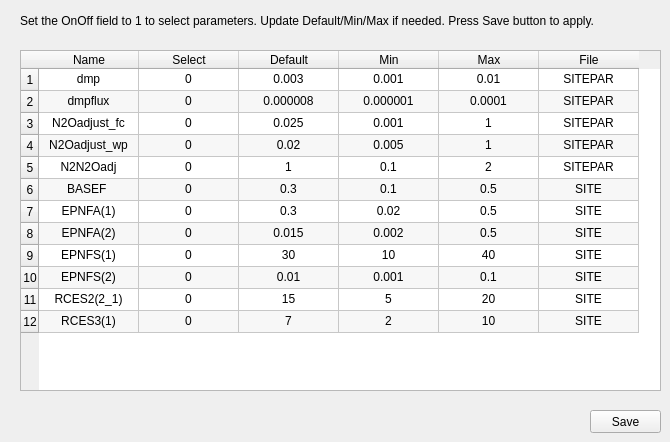
    <widget class="QWidget" name="parameter1">
     <attribute name="title">
      <string>Other parms</string>
     </attribute>
     <widget class="QTableWidget" name="tbl_DayCent_parameters">
      <property name="geometry">
       <rect>
        <x>20</x>
        <y>50</y>
        <width>641</width>
        <height>341</height>
       </rect>
      </property>
      <property name="alternatingRowColors">
       <bool>true</bool>
      </property>
      <attribute name="horizontalHeaderMinimumSectionSize">
       <number>20</number>
      </attribute>
      <attribute name="verticalHeaderDefaultSectionSize">
       <number>22</number>
      </attribute>
      <row>
       <property name="text">
        <string>1</string>
       </property>
       <property name="textAlignment">
        <set>AlignCenter</set>
       </property>
      </row>
      <row>
       <property name="text">
        <string>2</string>
       </property>
       <property name="textAlignment">
        <set>AlignCenter</set>
       </property>
      </row>
      <row>
       <property name="text">
        <string>3</string>
       </property>
       <property name="textAlignment">
        <set>AlignCenter</set>
       </property>
      </row>
      <row>
       <property name="text">
        <string>4</string>
       </property>
       <property name="textAlignment">
        <set>AlignCenter</set>
       </property>
      </row>
      <row>
       <property name="text">
        <string>5</string>
       </property>
       <property name="textAlignment">
        <set>AlignCenter</set>
       </property>
      </row>
      <row>
       <property name="text">
        <string>6</string>
       </property>
       <property name="textAlignment">
        <set>AlignCenter</set>
       </property>
      </row>
      <row>
       <property name="text">
        <string>7</string>
       </property>
       <property name="textAlignment">
        <set>AlignCenter</set>
       </property>
      </row>
      <row>
       <property name="text">
        <string>8</string>
       </property>
       <property name="textAlignment">
        <set>AlignCenter</set>
       </property>
      </row>
      <row>
       <property name="text">
        <string>9</string>
       </property>
       <property name="textAlignment">
        <set>AlignCenter</set>
       </property>
      </row>
      <row>
       <property name="text">
        <string>10</string>
       </property>
       <property name="textAlignment">
        <set>AlignCenter</set>
       </property>
      </row>
      <row>
       <property name="text">
        <string>11</string>
       </property>
       <property name="textAlignment">
        <set>AlignCenter</set>
       </property>
      </row>
      <row>
       <property name="text">
        <string>12</string>
       </property>
       <property name="textAlignment">
        <set>AlignCenter</set>
       </property>
      </row>
      <column>
       <property name="text">
        <string>Name</string>
       </property>
       <property name="textAlignment">
        <set>AlignCenter</set>
       </property>
       <property name="background">
        <color>
         <red>214</red>
         <green>214</green>
         <blue>214</blue>
        </color>
       </property>
      </column>
      <column>
       <property name="text">
        <string>Select</string>
       </property>
       <property name="textAlignment">
        <set>AlignCenter</set>
       </property>
      </column>
      <column>
       <property name="text">
        <string>Default</string>
       </property>
       <property name="textAlignment">
        <set>AlignCenter</set>
       </property>
      </column>
      <column>
       <property name="text">
        <string>Min</string>
       </property>
       <property name="textAlignment">
        <set>AlignCenter</set>
       </property>
      </column>
      <column>
       <property name="text">
        <string>Max</string>
       </property>
       <property name="textAlignment">
        <set>AlignCenter</set>
       </property>
      </column>
      <column>
       <property name="text">
        <string>File</string>
       </property>
       <property name="textAlignment">
        <set>AlignCenter</set>
       </property>
      </column>
      <item row="0" column="0">
       <property name="text">
        <string>dmp</string>
       </property>
       <property name="toolTip">
        <string>&lt;html&gt;&lt;head/&gt;&lt;body&gt;&lt;p&gt;dmp = damping factor for calculating soil temperature by layer&lt;/p&gt;&lt;/body&gt;&lt;/html&gt;</string>
       </property>
       <property name="textAlignment">
        <set>AlignCenter</set>
       </property>
       <property name="flags">
        <set>ItemIsSelectable|ItemIsUserCheckable|ItemIsEnabled</set>
       </property>
      </item>
      <item row="0" column="1">
       <property name="text">
        <string>0</string>
       </property>
       <property name="textAlignment">
        <set>AlignCenter</set>
       </property>
      </item>
      <item row="0" column="2">
       <property name="text">
        <string>0.003</string>
       </property>
       <property name="textAlignment">
        <set>AlignCenter</set>
       </property>
      </item>
      <item row="0" column="3">
       <property name="text">
        <string>0.001</string>
       </property>
       <property name="textAlignment">
        <set>AlignCenter</set>
       </property>
      </item>
      <item row="0" column="4">
       <property name="text">
        <string>0.01</string>
       </property>
       <property name="textAlignment">
        <set>AlignCenter</set>
       </property>
      </item>
      <item row="0" column="5">
       <property name="text">
        <string>SITEPAR</string>
       </property>
       <property name="textAlignment">
        <set>AlignCenter</set>
       </property>
       <property name="flags">
        <set>NoItemFlags</set>
       </property>
      </item>
      <item row="1" column="0">
       <property name="text">
        <string>dmpflux</string>
       </property>
       <property name="toolTip">
        <string>&lt;html&gt;&lt;head/&gt;&lt;body&gt;&lt;p&gt;dmpflux = in h2oflux routine (0.000001 = original value)&lt;/p&gt;&lt;/body&gt;&lt;/html&gt;</string>
       </property>
       <property name="textAlignment">
        <set>AlignCenter</set>
       </property>
       <property name="flags">
        <set>ItemIsSelectable|ItemIsUserCheckable|ItemIsEnabled</set>
       </property>
      </item>
      <item row="1" column="1">
       <property name="text">
        <string>0</string>
       </property>
       <property name="textAlignment">
        <set>AlignCenter</set>
       </property>
      </item>
      <item row="1" column="2">
       <property name="text">
        <string>0.000008</string>
       </property>
       <property name="textAlignment">
        <set>AlignCenter</set>
       </property>
      </item>
      <item row="1" column="3">
       <property name="text">
        <string>0.000001</string>
       </property>
       <property name="textAlignment">
        <set>AlignCenter</set>
       </property>
      </item>
      <item row="1" column="4">
       <property name="text">
        <string>0.0001</string>
       </property>
       <property name="textAlignment">
        <set>AlignCenter</set>
       </property>
      </item>
      <item row="1" column="5">
       <property name="text">
        <string>SITEPAR</string>
       </property>
       <property name="textAlignment">
        <set>AlignCenter</set>
       </property>
       <property name="flags">
        <set>NoItemFlags</set>
       </property>
      </item>
      <item row="2" column="0">
       <property name="text">
        <string>N2Oadjust_fc</string>
       </property>
       <property name="toolTip">
        <string>&lt;html&gt;&lt;head/&gt;&lt;body&gt;&lt;p&gt;N2Oadjust_fc  = maximum proportion of nitrified N lost as N2O @ field capacity &lt;/p&gt;&lt;/body&gt;&lt;/html&gt;</string>
       </property>
       <property name="textAlignment">
        <set>AlignCenter</set>
       </property>
       <property name="flags">
        <set>ItemIsSelectable|ItemIsUserCheckable|ItemIsEnabled</set>
       </property>
      </item>
      <item row="2" column="1">
       <property name="text">
        <string>0</string>
       </property>
       <property name="textAlignment">
        <set>AlignCenter</set>
       </property>
      </item>
      <item row="2" column="2">
       <property name="text">
        <string>0.025</string>
       </property>
       <property name="textAlignment">
        <set>AlignCenter</set>
       </property>
      </item>
      <item row="2" column="3">
       <property name="text">
        <string>0.001</string>
       </property>
       <property name="textAlignment">
        <set>AlignCenter</set>
       </property>
      </item>
      <item row="2" column="4">
       <property name="text">
        <string>1</string>
       </property>
       <property name="textAlignment">
        <set>AlignCenter</set>
       </property>
      </item>
      <item row="2" column="5">
       <property name="text">
        <string>SITEPAR</string>
       </property>
       <property name="textAlignment">
        <set>AlignCenter</set>
       </property>
       <property name="flags">
        <set>NoItemFlags</set>
       </property>
      </item>
      <item row="3" column="0">
       <property name="text">
        <string>N2Oadjust_wp</string>
       </property>
       <property name="toolTip">
        <string>&lt;html&gt;&lt;head/&gt;&lt;body&gt;&lt;p&gt;N2Oadjust_wp = minimum proportion of nitrified N lost as N2O @ wilting point &lt;/p&gt;&lt;/body&gt;&lt;/html&gt;</string>
       </property>
       <property name="textAlignment">
        <set>AlignCenter</set>
       </property>
       <property name="flags">
        <set>ItemIsSelectable|ItemIsUserCheckable|ItemIsEnabled</set>
       </property>
      </item>
      <item row="3" column="1">
       <property name="text">
        <string>0</string>
       </property>
       <property name="textAlignment">
        <set>AlignCenter</set>
       </property>
      </item>
      <item row="3" column="2">
       <property name="text">
        <string>0.02</string>
       </property>
       <property name="textAlignment">
        <set>AlignCenter</set>
       </property>
      </item>
      <item row="3" column="3">
       <property name="text">
        <string>0.005</string>
       </property>
       <property name="textAlignment">
        <set>AlignCenter</set>
       </property>
      </item>
      <item row="3" column="4">
       <property name="text">
        <string>1</string>
       </property>
       <property name="textAlignment">
        <set>AlignCenter</set>
       </property>
      </item>
      <item row="3" column="5">
       <property name="text">
        <string>SITEPAR</string>
       </property>
       <property name="textAlignment">
        <set>AlignCenter</set>
       </property>
       <property name="flags">
        <set>NoItemFlags</set>
       </property>
      </item>
      <item row="4" column="0">
       <property name="text">
        <string>N2N2Oadj</string>
       </property>
       <property name="toolTip">
        <string>&lt;html&gt;&lt;head/&gt;&lt;body&gt;&lt;p&gt;N2N2Oadj = N2/N2O ratio adjustment coefficient&lt;/p&gt;&lt;/body&gt;&lt;/html&gt;</string>
       </property>
       <property name="textAlignment">
        <set>AlignCenter</set>
       </property>
       <property name="flags">
        <set>ItemIsSelectable|ItemIsUserCheckable|ItemIsEnabled</set>
       </property>
      </item>
      <item row="4" column="1">
       <property name="text">
        <string>0</string>
       </property>
       <property name="textAlignment">
        <set>AlignCenter</set>
       </property>
      </item>
      <item row="4" column="2">
       <property name="text">
        <string>1</string>
       </property>
       <property name="textAlignment">
        <set>AlignCenter</set>
       </property>
      </item>
      <item row="4" column="3">
       <property name="text">
        <string>0.1</string>
       </property>
       <property name="textAlignment">
        <set>AlignCenter</set>
       </property>
      </item>
      <item row="4" column="4">
       <property name="text">
        <string>2</string>
       </property>
       <property name="textAlignment">
        <set>AlignCenter</set>
       </property>
      </item>
      <item row="4" column="5">
       <property name="text">
        <string>SITEPAR</string>
       </property>
       <property name="textAlignment">
        <set>AlignCenter</set>
       </property>
       <property name="flags">
        <set>NoItemFlags</set>
       </property>
      </item>
      <item row="5" column="0">
       <property name="text">
        <string>BASEF </string>
       </property>
       <property name="toolTip">
        <string>&lt;html&gt;&lt;head/&gt;&lt;body&gt;&lt;p&gt;BASEF  = The fraction of the soil water content of layer NLAYERÃ¾1 which is lost via base flow fraction H2O&lt;/p&gt;&lt;/body&gt;&lt;/html&gt;</string>
       </property>
       <property name="textAlignment">
        <set>AlignCenter</set>
       </property>
       <property name="flags">
        <set>ItemIsSelectable|ItemIsUserCheckable|ItemIsEnabled</set>
       </property>
      </item>
      <item row="5" column="1">
       <property name="text">
        <string>0</string>
       </property>
       <property name="textAlignment">
        <set>AlignCenter</set>
       </property>
      </item>
      <item row="5" column="2">
       <property name="text">
        <string>0.3</string>
       </property>
       <property name="textAlignment">
        <set>AlignCenter</set>
       </property>
      </item>
      <item row="5" column="3">
       <property name="text">
        <string>0.1</string>
       </property>
       <property name="textAlignment">
        <set>AlignCenter</set>
       </property>
      </item>
      <item row="5" column="4">
       <property name="text">
        <string>0.5</string>
       </property>
       <property name="textAlignment">
        <set>AlignCenter</set>
       </property>
      </item>
      <item row="5" column="5">
       <property name="text">
        <string>SITE</string>
       </property>
       <property name="textAlignment">
        <set>AlignCenter</set>
       </property>
       <property name="flags">
        <set>NoItemFlags</set>
       </property>
      </item>
      <item row="6" column="0">
       <property name="text">
        <string>EPNFA(1)</string>
       </property>
       <property name="toolTip">
        <string>&lt;html&gt;&lt;head/&gt;&lt;body&gt;&lt;p&gt;EPNFA(1) = Intercept value for determining the effect of annual precipitation on atmospheric N fixation (wet and dry deposition) g atmospheric N fixation (wet and dry deposition) g N/m2/yr/cm precip&lt;/p&gt;&lt;/body&gt;&lt;/html&gt;</string>
       </property>
       <property name="textAlignment">
        <set>AlignCenter</set>
       </property>
       <property name="background">
        <brush brushstyle="NoBrush">
         <color alpha="255">
          <red>230</red>
          <green>230</green>
          <blue>230</blue>
         </color>
        </brush>
       </property>
       <property name="flags">
        <set>ItemIsSelectable|ItemIsEditable|ItemIsEnabled|ItemIsTristate</set>
       </property>
      </item>
      <item row="6" column="1">
       <property name="text">
        <string>0</string>
       </property>
       <property name="textAlignment">
        <set>AlignCenter</set>
       </property>
      </item>
      <item row="6" column="2">
       <property name="text">
        <string>0.3</string>
       </property>
       <property name="textAlignment">
        <set>AlignCenter</set>
       </property>
      </item>
      <item row="6" column="3">
       <property name="text">
        <string>0.02</string>
       </property>
       <property name="textAlignment">
        <set>AlignCenter</set>
       </property>
      </item>
      <item row="6" column="4">
       <property name="text">
        <string>0.5</string>
       </property>
       <property name="textAlignment">
        <set>AlignCenter</set>
       </property>
      </item>
      <item row="6" column="5">
       <property name="text">
        <string>SITE</string>
       </property>
       <property name="textAlignment">
        <set>AlignCenter</set>
       </property>
       <property name="flags">
        <set>NoItemFlags</set>
       </property>
      </item>
      <item row="7" column="0">
       <property name="text">
        <string>EPNFA(2)</string>
       </property>
       <property name="toolTip">
        <string>&lt;html&gt;&lt;head/&gt;&lt;body&gt;&lt;p&gt;EPNFA(2) = Slope value for determining the effect of annual precipitation on atmospheric N fixation (wet and dry deposition) g N fixation (wet and dry deposition) g N/m2/yr/cm precip&lt;/p&gt;&lt;/body&gt;&lt;/html&gt;</string>
       </property>
       <property name="textAlignment">
        <set>AlignCenter</set>
       </property>
       <property name="flags">
        <set>ItemIsSelectable|ItemIsEnabled</set>
       </property>
      </item>
      <item row="7" column="1">
       <property name="text">
        <string>0</string>
       </property>
       <property name="textAlignment">
        <set>AlignCenter</set>
       </property>
      </item>
      <item row="7" column="2">
       <property name="text">
        <string>0.015</string>
       </property>
       <property name="textAlignment">
        <set>AlignCenter</set>
       </property>
      </item>
      <item row="7" column="3">
       <property name="text">
        <string>0.002</string>
       </property>
       <property name="textAlignment">
        <set>AlignCenter</set>
       </property>
      </item>
      <item row="7" column="4">
       <property name="text">
        <string>0.5</string>
       </property>
       <property name="textAlignment">
        <set>AlignCenter</set>
       </property>
      </item>
      <item row="7" column="5">
       <property name="text">
        <string>SITE</string>
       </property>
       <property name="textAlignment">
        <set>AlignCenter</set>
       </property>
       <property name="flags">
        <set>NoItemFlags</set>
       </property>
      </item>
      <item row="8" column="0">
       <property name="text">
        <string>EPNFS(1)</string>
       </property>
       <property name="toolTip">
        <string>&lt;html&gt;&lt;head/&gt;&lt;body&gt;&lt;p&gt;EPNFS(1) = Minimum AET value used for determining the effect of annual evapotranspiration on non-symbiotic soil N fixation; not used if nsnfix = 1&lt;/p&gt;&lt;/body&gt;&lt;/html&gt;</string>
       </property>
       <property name="textAlignment">
        <set>AlignCenter</set>
       </property>
       <property name="flags">
        <set>ItemIsSelectable|ItemIsEnabled</set>
       </property>
      </item>
      <item row="8" column="1">
       <property name="text">
        <string>0</string>
       </property>
       <property name="textAlignment">
        <set>AlignCenter</set>
       </property>
      </item>
      <item row="8" column="2">
       <property name="text">
        <string>30</string>
       </property>
       <property name="textAlignment">
        <set>AlignCenter</set>
       </property>
      </item>
      <item row="8" column="3">
       <property name="text">
        <string>10</string>
       </property>
       <property name="textAlignment">
        <set>AlignCenter</set>
       </property>
      </item>
      <item row="8" column="4">
       <property name="text">
        <string>40</string>
       </property>
       <property name="textAlignment">
        <set>AlignCenter</set>
       </property>
      </item>
      <item row="8" column="5">
       <property name="text">
        <string>SITE</string>
       </property>
       <property name="textAlignment">
        <set>AlignCenter</set>
       </property>
       <property name="flags">
        <set>NoItemFlags</set>
       </property>
      </item>
      <item row="9" column="0">
       <property name="text">
        <string>EPNFS(2)</string>
       </property>
       <property name="toolTip">
        <string>&lt;html&gt;&lt;head/&gt;&lt;body&gt;&lt;p&gt;EPNFS(2) = Intercept value for determining the effect of annual evapotranspiration non-symbiotic soil N fixation; not used if nsnfix = 1&lt;/p&gt;&lt;/body&gt;&lt;/html&gt;</string>
       </property>
       <property name="textAlignment">
        <set>AlignCenter</set>
       </property>
       <property name="flags">
        <set>ItemIsSelectable|ItemIsUserCheckable|ItemIsEnabled</set>
       </property>
      </item>
      <item row="9" column="1">
       <property name="text">
        <string>0</string>
       </property>
       <property name="textAlignment">
        <set>AlignCenter</set>
       </property>
      </item>
      <item row="9" column="2">
       <property name="text">
        <string>0.01</string>
       </property>
       <property name="textAlignment">
        <set>AlignCenter</set>
       </property>
      </item>
      <item row="9" column="3">
       <property name="text">
        <string>0.001</string>
       </property>
       <property name="textAlignment">
        <set>AlignCenter</set>
       </property>
      </item>
      <item row="9" column="4">
       <property name="text">
        <string>0.1</string>
       </property>
       <property name="textAlignment">
        <set>AlignCenter</set>
       </property>
      </item>
      <item row="9" column="5">
       <property name="text">
        <string>SITE</string>
       </property>
       <property name="textAlignment">
        <set>AlignCenter</set>
       </property>
       <property name="flags">
        <set>NoItemFlags</set>
       </property>
      </item>
      <item row="10" column="0">
       <property name="text">
        <string>RCES2(2_1)</string>
       </property>
       <property name="toolTip">
        <string>&lt;html&gt;&lt;head/&gt;&lt;body&gt;&lt;p&gt;RCES2(2_1) = Initial C/N ratio in soil organic matter with intermediate turnover (slow SOM)&lt;/p&gt;&lt;/body&gt;&lt;/html&gt;</string>
       </property>
       <property name="textAlignment">
        <set>AlignCenter</set>
       </property>
       <property name="flags">
        <set>ItemIsSelectable|ItemIsUserCheckable|ItemIsEnabled</set>
       </property>
      </item>
      <item row="10" column="1">
       <property name="text">
        <string>0</string>
       </property>
       <property name="textAlignment">
        <set>AlignCenter</set>
       </property>
      </item>
      <item row="10" column="2">
       <property name="text">
        <string>15</string>
       </property>
       <property name="textAlignment">
        <set>AlignCenter</set>
       </property>
      </item>
      <item row="10" column="3">
       <property name="text">
        <string>5</string>
       </property>
       <property name="textAlignment">
        <set>AlignCenter</set>
       </property>
      </item>
      <item row="10" column="4">
       <property name="text">
        <string>20</string>
       </property>
       <property name="textAlignment">
        <set>AlignCenter</set>
       </property>
      </item>
      <item row="10" column="5">
       <property name="text">
        <string>SITE</string>
       </property>
       <property name="textAlignment">
        <set>AlignCenter</set>
       </property>
       <property name="flags">
        <set>NoItemFlags</set>
       </property>
      </item>
      <item row="11" column="0">
       <property name="text">
        <string>RCES3(1)</string>
       </property>
       <property name="toolTip">
        <string>&lt;html&gt;&lt;head/&gt;&lt;body&gt;&lt;p&gt;RCES3(1) = Initial C/N ratio in soil organic matter with slow turnover (passive SOM)&lt;/p&gt;&lt;/body&gt;&lt;/html&gt;</string>
       </property>
       <property name="textAlignment">
        <set>AlignCenter</set>
       </property>
       <property name="flags">
        <set>ItemIsSelectable|ItemIsUserCheckable|ItemIsEnabled</set>
       </property>
      </item>
      <item row="11" column="1">
       <property name="text">
        <string>0</string>
       </property>
       <property name="textAlignment">
        <set>AlignCenter</set>
       </property>
      </item>
      <item row="11" column="2">
       <property name="text">
        <string>7</string>
       </property>
       <property name="textAlignment">
        <set>AlignCenter</set>
       </property>
      </item>
      <item row="11" column="3">
       <property name="text">
        <string>2</string>
       </property>
       <property name="textAlignment">
        <set>AlignCenter</set>
       </property>
      </item>
      <item row="11" column="4">
       <property name="text">
        <string>10</string>
       </property>
       <property name="textAlignment">
        <set>AlignCenter</set>
       </property>
      </item>
      <item row="11" column="5">
       <property name="text">
        <string>SITE</string>
       </property>
       <property name="textAlignment">
        <set>AlignCenter</set>
       </property>
       <property name="flags">
        <set>NoItemFlags</set>
       </property>
      </item>
     </widget>
     <widget class="QPushButton" name="btn_DayCentparm_save">
      <property name="geometry">
       <rect>
        <x>590</x>
        <y>410</y>
        <width>71</width>
        <height>23</height>
       </rect>
      </property>
      <property name="text">
       <string>Save</string>
      </property>
     </widget>
     <widget class="QLabel" name="label_31">
      <property name="geometry">
       <rect>
        <x>20</x>
        <y>10</y>
        <width>636</width>
        <height>21</height>
       </rect>
      </property>
      <property name="text">
       <string>Set the OnOff field to 1 to select parameters. Update Default/Min/Max if needed. Press Save button to apply.</string>
      </property>
     </widget>
    </widget>
